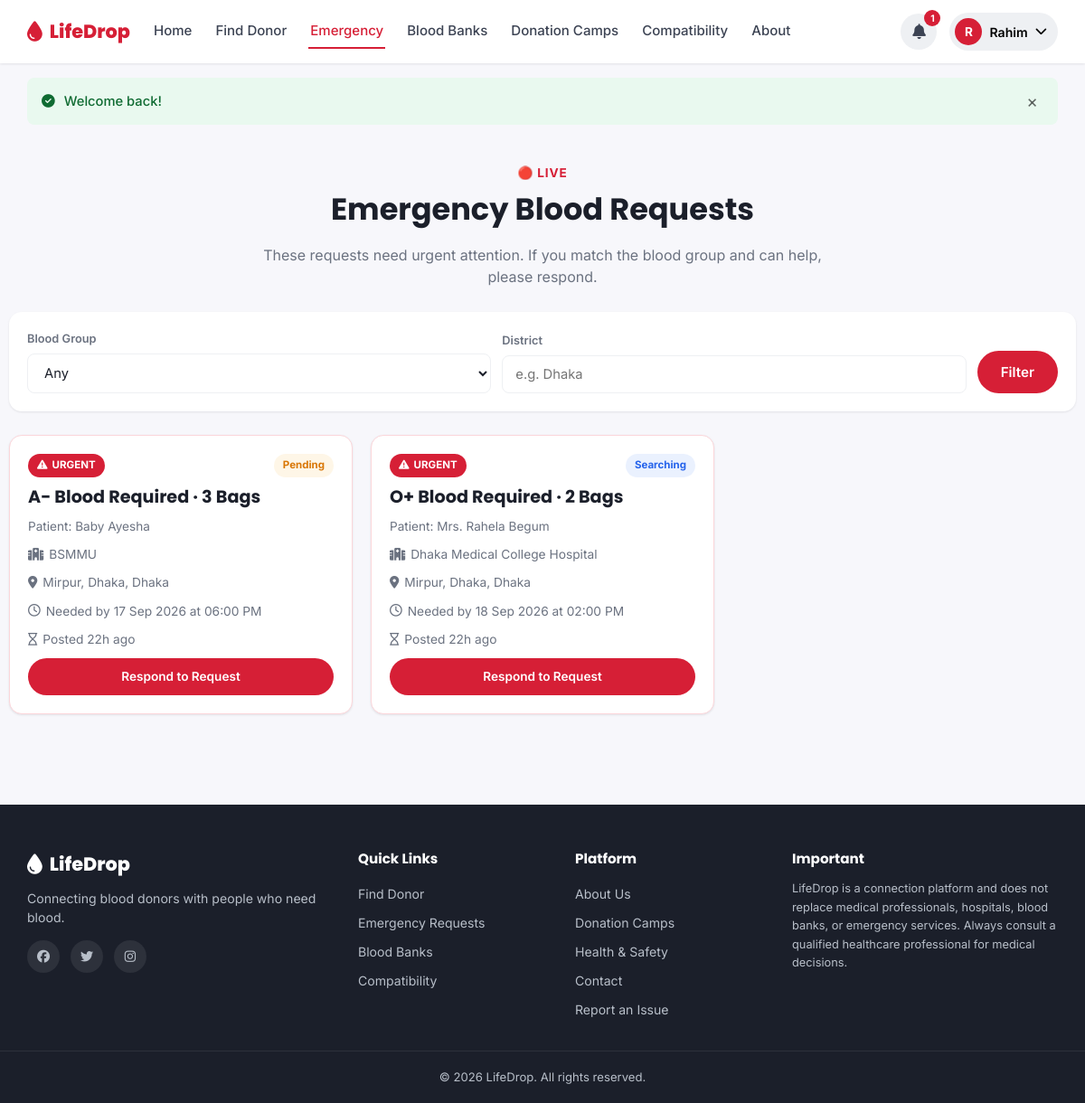
Screenshot of /emergency-requests.php (signed in) with the database file from the repository.
### tables this page shows
CREATE TABLE `users` (
  `id` INT UNSIGNED NOT NULL AUTO_INCREMENT,
  `full_name` VARCHAR(120) NOT NULL,
  `email` VARCHAR(150) NOT NULL,
  `phone` VARCHAR(20) NOT NULL,
  `password_hash` VARCHAR(255) NOT NULL,
  `role` ENUM('donor','seeker','both','admin') NOT NULL DEFAULT 'seeker',
  `blood_group` ENUM('A+','A-','B+','B-','AB+','AB-','O+','O-') DEFAULT NULL,
  `division` VARCHAR(50) DEFAULT NULL,
  `district` VARCHAR(50) DEFAULT NULL,
  `area` VARCHAR(80) DEFAULT NULL,
  `gender` ENUM('Male','Female','Other') DEFAULT NULL,
  `date_of_birth` DATE DEFAULT NULL,
  `profile_photo` VARCHAR(255) DEFAULT NULL,
  `last_donation_date` DATE DEFAULT NULL,
  `availability` ENUM('available','maybe','unavailable') NOT NULL DEFAULT 'available',
  `is_verified` TINYINT(1) NOT NULL DEFAULT 0,
  `is_donor_profile` TINYINT(1) NOT NULL DEFAULT 0,
  `status` ENUM('active','suspended') NOT NULL DEFAULT 'active',
  `total_donations` INT UNSIGNED NOT NULL DEFAULT 0,
  `created_at` TIMESTAMP NOT NULL DEFAULT CURRENT_TIMESTAMP,
  `updated_at` TIMESTAMP NOT NULL DEFAULT CURRENT_TIMESTAMP ON UPDATE CURRENT_TIMESTAMP,
  PRIMARY KEY (`id`),
  UNIQUE KEY `uq_email` (`email`),
  UNIQUE KEY `uq_phone` (`phone`),
  KEY `idx_blood_group` (`blood_group`),
  KEY `idx_division_district` (`division`,`district`),
  KEY `idx_availability` (`availability`)
);

CREATE TABLE `blood_requests` (
  `id` INT UNSIGNED NOT NULL AUTO_INCREMENT,
  `request_code` VARCHAR(20) NOT NULL,
  `seeker_id` INT UNSIGNED NOT NULL,
  `blood_group` ENUM('A+','A-','B+','B-','AB+','AB-','O+','O-') NOT NULL,
  `units_needed` TINYINT UNSIGNED NOT NULL DEFAULT 1,
  `patient_name` VARCHAR(120) NOT NULL,
  `hospital_name` VARCHAR(150) NOT NULL,
  `division` VARCHAR(50) NOT NULL,
  `district` VARCHAR(50) NOT NULL,
  `area` VARCHAR(80) DEFAULT NULL,
  `required_date` DATE NOT NULL,
  `required_time` TIME DEFAULT NULL,
  `contact_number` VARCHAR(20) NOT NULL,
  `additional_info` TEXT DEFAULT NULL,
  `request_type` ENUM('normal','emergency') NOT NULL DEFAULT 'normal',
  `status` ENUM('pending','searching','donor_found','fulfilled','cancelled','expired') NOT NULL DEFAULT 'pending',
  `created_at` TIMESTAMP NOT NULL DEFAULT CURRENT_TIMESTAMP,
  `updated_at` TIMESTAMP NOT NULL DEFAULT CURRENT_TIMESTAMP ON UPDATE CURRENT_TIMESTAMP,
  PRIMARY KEY (`id`),
  UNIQUE KEY `uq_request_code` (`request_code`),
  KEY `idx_blood_group` (`blood_group`),
  KEY `idx_status` (`status`),
  KEY `idx_type` (`request_type`),
  KEY `idx_location` (`division`,`district`),
  CONSTRAINT `fk_br_seeker` FOREIGN KEY (`seeker_id`) REFERENCES `users`(`id`) ON DELETE CASCADE
);

### includes/functions.php (called while the page is built, shortened)
<?php
function e($value) {
    return htmlspecialchars($value ?? '', ENT_QUOTES, 'UTF-8');
}
function clean($value) {
    return trim(strip_tags($value ?? ''));
}
function time_ago($datetime) {
    $timestamp = strtotime($datetime);
    $diff = time() - $timestamp;
    if ($diff < 86400) return floor($diff / 3600) . 'h ago';
    return date('d M Y', $timestamp);
}
function status_badge_class($status) {
    return [
        'pending'      => 'badge-warning',
        'searching'    => 'badge-info',
        'donor_found'  => 'badge-primary',
        'fulfilled'    => 'badge-success',
        'cancelled'    => 'badge-danger',
        'expired'      => 'badge-muted',
        'accepted'     => 'badge-success',
        'declined'     => 'badge-danger',
        'available'    => 'badge-success',
        'maybe'        => 'badge-warning',
        'unavailable'  => 'badge-danger',
    ][$status] ?? 'badge-muted';
}

### includes/auth.php (called while the page is built, shortened)
<?php
require_once __DIR__ . '/functions.php';
function is_logged_in() {
    return !empty($_SESSION['user_id']);
}
function current_user() {
    global $pdo;
    $stmt = $pdo->prepare('SELECT * FROM users WHERE id = :id LIMIT 1');
    $stmt->execute([':id' => $_SESSION['user_id']]);
    $user = $stmt->fetch();
    return $user;
}
function current_user_role() {
    return $_SESSION['user_role'] ?? null;
}

### emergency-requests.php (the view, shortened to what this page needs)
<?php
require_once __DIR__ . '/includes/auth.php';
$district = clean($_GET['district'] ?? '');
$sql = "SELECT br.*, u.full_name AS seeker_name FROM blood_requests br
        JOIN users u ON u.id = br.seeker_id
        WHERE br.request_type = 'emergency' AND br.status IN ('pending','searching','donor_found')";
$params = [];
$sql .= ' ORDER BY br.required_date ASC, br.created_at DESC';
$stmt = $pdo->prepare($sql);
$stmt->execute($params);
$requests = $stmt->fetchAll();
require_once __DIR__ . '/includes/header.php';
?>
<div class="container section-tight">
    <div class="section-header" style="margin-bottom:26px;">
        <span class="eyebrow">🔴 Live</span>
        <h2>Emergency Blood Requests</h2>
        <p>These requests need urgent attention. If you match the blood group and can help, please respond.</p>
    </div>
    <form class="filters-bar" method="get" action="<?= e(SITE_URL) ?>/emergency-requests.php">
        <div class="filters-grid" style="grid-template-columns: 1fr 1fr auto;">
            <div class="form-group">
                <label>Blood Group</label>
                <select name="blood_group">
                    <option value="">Any</option>
                </select>
            </div>
            <div class="form-group">
                <label>District</label>
                <input type="text" name="district" value="<?= e($district) ?>" placeholder="e.g. Dhaka">
            </div>
            <button type="submit" class="btn btn-primary">Filter</button>
        </div>
    </form>
    <?php if ($requests): ?>
    <div class="grid grid-3">
        <?php foreach ($requests as $req): ?>
            <div class="emergency-card" id="req-<?= e($req['id']) ?>">
                <div class="top-row">
                    <span class="badge badge-emergency"><i class="fa-solid fa-triangle-exclamation"></i> URGENT</span>
                    <span class="badge <?= status_badge_class($req['status']) ?>"><?= e(ucwords(str_replace('_', ' ', $req['status']))) ?></span>
                </div>
                <h3><?= e($req['blood_group']) ?> Blood Required · <?= e($req['units_needed']) ?> Bag<?= $req['units_needed'] > 1 ? 's' : '' ?></h3>
                <p class="text-muted" style="font-size:0.85rem;margin:0;">Patient: <?= e($req['patient_name']) ?></p>
                <div class="meta-row">
                    <span><i class="fa-solid fa-hospital"></i> <?= e($req['hospital_name']) ?></span>
                </div>
                <div class="meta-row">
                    <span><i class="fa-solid fa-location-dot"></i> <?= e($req['area'] ? $req['area'] . ', ' : '') . e($req['district']) . ', ' . e($req['division']) ?></span>
                </div>
                <div class="meta-row">
                    <span><i class="fa-regular fa-clock"></i> Needed by <?= e(date('d M Y', strtotime($req['required_date']))) ?><?= $req['required_time'] ? ' at ' . e(date('h:i A', strtotime($req['required_time']))) : '' ?></span>
                </div>
                <div class="meta-row">
                    <span><i class="fa-regular fa-hourglass"></i> Posted <?= e(time_ago($req['created_at'])) ?></span>
                </div>
                <?php if (is_logged_in() && current_user_role() !== 'seeker'): ?>
                    <a href="<?= e(SITE_URL) ?>/donor/requests.php" class="btn btn-primary btn-sm">Respond to Request</a>
                <?php elseif (!is_logged_in()): ?>
                    <a href="<?= e(SITE_URL) ?>/login.php" class="btn btn-primary btn-sm">Log In to Respond</a>
                <?php endif; ?>
            </div>
        <?php endforeach; ?>
    </div>
    <?php endif; ?>
</div>
<?php require_once __DIR__ . '/includes/footer.php'; ?>

### includes/navbar.php (shortened to what this page needs)
<?php
require_once __DIR__ . '/notifications.php';
$user = current_user();
$currentPage = basename($_SERVER['SCRIPT_NAME']);
function nav_active($page, $current) { return $page === $current ? 'active' : ''; }
?>
<header class="navbar">
    <div class="navbar-inner">
        <a class="brand" href="<?= e(SITE_URL) ?>/index.php">
            <i class="fa-solid fa-droplet"></i>
            <span><?= e(SITE_NAME) ?></span>
        </a>
        <nav class="nav-links" id="navLinks">
            <a href="<?= e(SITE_URL) ?>/index.php" class="<?= nav_active('index.php', $currentPage) ?>">Home</a>
            <a href="<?= e(SITE_URL) ?>/find-donor.php" class="<?= nav_active('find-donor.php', $currentPage) ?>">Find Donor</a>
            <a href="<?= e(SITE_URL) ?>/emergency-requests.php" class="<?= nav_active('emergency-requests.php', $currentPage) ?>">Emergency</a>
            <a href="<?= e(SITE_URL) ?>/blood-banks.php" class="<?= nav_active('blood-banks.php', $currentPage) ?>">Blood Banks</a>
            <a href="<?= e(SITE_URL) ?>/donation-camps.php" class="<?= nav_active('donation-camps.php', $currentPage) ?>">Donation Camps</a>
            <a href="<?= e(SITE_URL) ?>/compatibility.php" class="<?= nav_active('compatibility.php', $currentPage) ?>">Compatibility</a>
            <a href="<?= e(SITE_URL) ?>/about.php" class="<?= nav_active('about.php', $currentPage) ?>">About</a>
        </nav>
        <div class="nav-right">
            <?php if ($user): ?>
                <div class="user-menu">
                    <button class="user-menu-btn" id="userMenuBtn" type="button">
                        <?php if (!empty($user['profile_photo'])): ?>
                            <img src="<?= e(UPLOAD_URL . $user['profile_photo']) ?>" alt="" class="avatar-sm">
                        <?php else: ?>
                            <span class="avatar-sm avatar-fallback"><?= e(mb_substr($user['full_name'], 0, 1)) ?></span>
                        <?php endif; ?>
                        <span class="user-menu-name"><?= e(explode(' ', $user['full_name'])[0]) ?></span>
                        <i class="fa-solid fa-chevron-down"></i>
                    </button>
                </div>
            <?php else: ?>
                <a href="<?= e(SITE_URL) ?>/login.php" class="btn-nav">Login</a>
                <a href="<?= e(SITE_URL) ?>/register.php" class="btn-nav-primary">Register</a>
            <?php endif; ?>
        </div>
    </div>
</header>

### rows the page displays
users: full_name "R", full_name "Rahim"
blood_requests: status "Pending", blood_group "A-", units_needed "3", patient_name "Baby Ayesha", hospital_name "BSMMU", area "Mirpur,", district "Dhaka", division "Dhaka", required_date "17 Sep 2026", required_time "06:00 PM", created_at "22h ago"
blood_requests: status "Searching", blood_group "O+", units_needed "2", patient_name "Mrs. Rahela Begum", hospital_name "Dhaka Medical College Hospital", area "Mirpur,", district "Dhaka", division "Dhaka", required_date "18 Sep 2026", required_time "02:00 PM", created_at "22h ago"

### other values shown
SITE_NAME "LifeDrop"
$unread "1"
$fm['message'] "Welcome back!"
